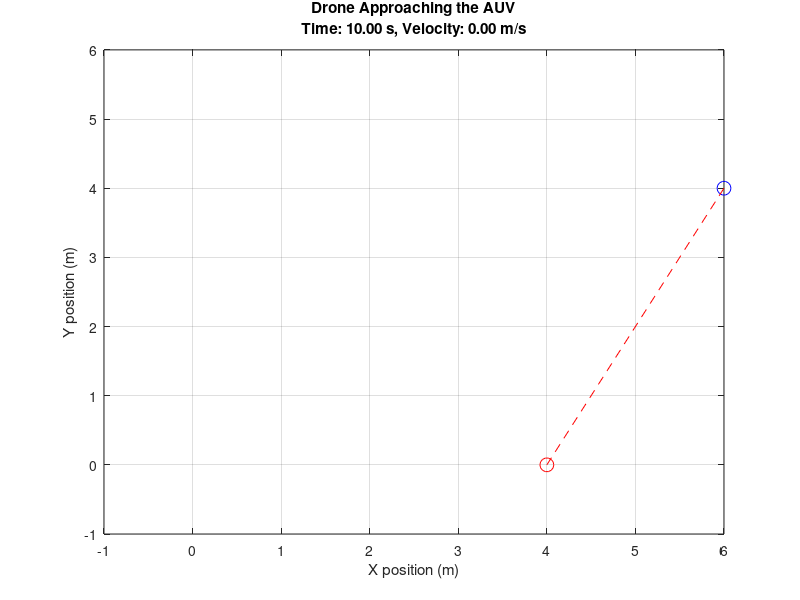

Here is the MATLAB script that generated this plot:
% Parameters
g = 9.81; % Acceleration due to gravity (m/s^2)
mass_drone = 1.0; % Mass of the drone (kg)
mass_box = 0.5; % Mass of the box (kg)
thrust_max = 10.0; % Maximum thrust (N)

% Initial conditions
start_pos_drone = [0; 2]; % Drone's start position (x, y)
start_pos_box = [4; 0]; % Box's start position (x, y)
target_pos_box = [4; 0.1]; % Box's final position slightly above ground

% Time settings
dt = 0.05; % Time step (s)
total_time = 5; % Total simulation time (s)
num_steps = total_time / dt;

% Compute minimum jerk trajectory
t = linspace(0, total_time, num_steps);
x_traj = start_pos_drone(1) + (target_pos_box(1) - start_pos_drone(1)) * (10 * (t / total_time).^3 - 15 * (t / total_time).^4 + 6 * (t / total_time).^5);
y_traj = start_pos_drone(2) + (target_pos_box(2) - start_pos_drone(2)) * (10 * (t / total_time).^3 - 15 * (t / total_time).^4 + 6 * (t / total_time).^5);

% Main simulation loop
for i = 1:num_steps
    % Calculate thrust (opposing gravity)
    thrust = mass_box * g + mass_drone * g;
    
    % Update position
    position_drone = [x_traj(i); y_traj(i)];
    
    % Calculate velocity
    if i > 1
        velocity_drone = sqrt((x_traj(i) - x_traj(i-1))^2 + (y_traj(i) - y_traj(i-1))^2) / dt;
    else
        velocity_drone = 0;
    end
    
    % Plot the animation
    plot(position_drone(1), position_drone(2), 'bo', 'MarkerSize', 10);
    hold on;
    plot(start_pos_box(1), start_pos_box(2), 'ro', 'MarkerSize', 10);
    hold on;
    plot([position_drone(1), start_pos_box(1)], [position_drone(2), start_pos_box(2)], 'r--');
    xlim([-1, 6]);
    ylim([-1, 6]);
    xlabel('X position (m)');
    ylabel('Y position (m)');
    title(sprintf('Drone Approaching the AUV\nTime: %.2f s, Velocity: %.2f m/s', t(i), velocity_drone));
    %title('Drone Approaching the AUV');
    grid on;
    pause(0.01); % Animation speed
    if i < num_steps
        cla; % Clear previous frame
    end
end
%hold off;

% Initial conditions
start_pos_drone = [4; 0.1]; % Drone's start position (x, y)
start_pos_box = [4; 0]; % Box's start position (x, y)
target_pos_box = [6; 4]; % Box's final position slightly above ground

% Time settings
%dt = 0.02; % Time step (s)
total_time = 5; % Total simulation time (s)
num_steps = total_time / dt;

% Compute minimum jerk trajectory
t = linspace(0, total_time, num_steps);
x_traj = start_pos_drone(1) + (target_pos_box(1) - start_pos_drone(1)) * (10 * (t / total_time).^3 - 15 * (t / total_time).^4 + 6 * (t / total_time).^5);
y_traj = start_pos_drone(2) + (target_pos_box(2) - start_pos_drone(2)) * (10 * (t / total_time).^3 - 15 * (t / total_time).^4 + 6 * (t / total_time).^5);

hold on;
% Main simulation loop
for i = 1:num_steps
    % Calculate thrust (opposing gravity)
    thrust = mass_box * g + mass_drone * g;
    
    % Update position
    position_drone = [x_traj(i); y_traj(i)];

    % Calculate velocity
    if i > 1
        velocity_drone = sqrt((x_traj(i) - x_traj(i-1))^2 + (y_traj(i) - y_traj(i-1))^2) / dt;
    else
        velocity_drone = 0;
    end
    
    % Plot the animation
    plot(position_drone(1), position_drone(2), 'bo', 'MarkerSize', 10);
    hold on;
    plot(start_pos_box(1), start_pos_box(2), 'ro', 'MarkerSize', 10);
    hold on;
    plot([position_drone(1), start_pos_box(1)], [position_drone(2), start_pos_box(2)], 'r--');
    xlim([-1, 6]);
    ylim([-1, 6]);
    xlabel('X position (m)');
    ylabel('Y position (m)');
    title(sprintf('Drone Approaching the AUV\nTime: %.2f s, Velocity: %.2f m/s', t(i)+5, velocity_drone));
    %title('Drone Approaching the AUV');
    grid on;
    pause(0.01); % Animation speed
    if i < num_steps
        cla; % Clear previous frame
    end
end
hold off;